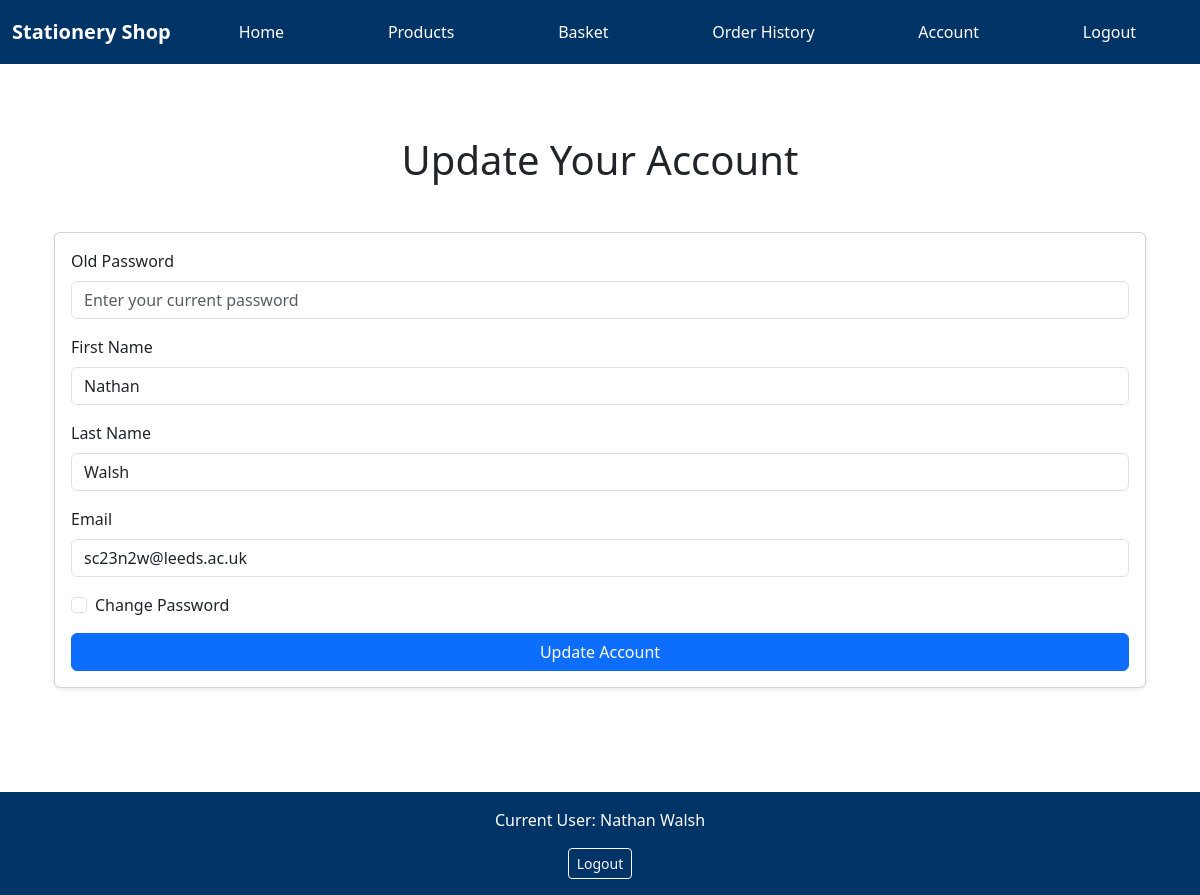
Page /account (signed in) on the committed database.
### app/models.py (models this page shows, shortened)
class User(db.Model):
    id = db.Column(db.Integer, primary_key=True)
    email = db.Column(db.String(100), unique=True, nullable=False)
    password_hash = db.Column(db.String(200), nullable=False)
    first_name = db.Column(db.String(50), nullable=False)
    last_name = db.Column(db.String(50), nullable=False)

### app/views.py (the view, shortened to what this page needs)
@app.route('/account', methods=['GET', 'POST'])
@login_required # a user has to be signed in to use
def account():
    form = AccountUpdateForm()
    if request.method == 'GET':
        form.first_name.data = current_user.first_name
        form.last_name.data = current_user.last_name
        form.email.data = current_user.email
    return render_template('account.html', form=form)

### app/forms.py
class AccountUpdateForm(FlaskForm):
    first_name = StringField('First Name', validators=[DataRequired(), Length(min=2, max=50)])
    last_name = StringField('Last Name', validators=[DataRequired(), Length(min=2, max=50)])
    email = StringField('Email', validators=[DataRequired(), Email()])
    old_password = PasswordField('Old Password', validators=[Optional()])
    new_password = PasswordField('New Password', validators=[
        Optional(), Length(min=8, max=128), EqualTo('confirm_new_password', message='Passwords must match')])
    confirm_new_password = PasswordField('Confirm New Password', validators=[Optional()])
    submit = SubmitField('Update Account')

### app/views.py (called while the page is built)
@login_manager.user_loader
def load_user(user_id):
    return User.query.get(int(user_id))

### app/templates/account.html (shortened to what this page needs)
{% extends "base.html" %}
{% block content %}
<div class="container">
    <h1 class="text-center mb-4">Update Your Account</h1>
    <div class="card shadow-sm my-5">
        <div class="card-body">
            <form method="POST" action="{{ url_for('account') }}">
                <div class="mb-3">
                    {{ form.old_password.label(class="form-label") }}
                    {{ form.old_password(class="form-control", placeholder="Enter your current password") }}
                </div>
                <div class="mb-3">
                    {{ form.first_name.label(class="form-label") }}
                    {{ form.first_name(class="form-control", placeholder="Enter your first name") }}
                </div>
                <div class="mb-3">
                    {{ form.last_name.label(class="form-label") }}
                    {{ form.last_name(class="form-control", placeholder="Enter your last name") }}
                </div>
                <div class="mb-3">
                    {{ form.email.label(class="form-label") }}
                    {{ form.email(class="form-control", placeholder="Enter your email") }}
                </div>
                <div class="form-check mb-3">
                    <input class="form-check-input" type="checkbox" id="changePasswordCheck" onclick="togglePasswordFields()">
                    <label class="form-check-label" for="changePasswordCheck">Change Password</label>
                </div>
                <div class="d-flex justify-content-end">
                    <button type="submit" class="btn btn-primary w-100">{{ form.submit.label }}</button>
                </div>
            </form>
        </div>
    </div>
</div>
{% endblock %}

### app/templates/base.html (shortened to what this page needs)
<!DOCTYPE html>
<html lang="en">
<head>
    <link rel="stylesheet" href="{{ url_for('static', filename='css/style.css') }}">
    <link rel="stylesheet" href="https://cdnjs.cloudflare.com/ajax/libs/bootstrap/5.3.0/css/bootstrap.min.css">
</head>
<body>
    <nav class="navbar navbar-expand-md">
        <div class="container-fluid">
            <a class="nav-title navbar-brand" href="{{ url_for('index') }}">Stationery Shop</a>
            <div class="collapse navbar-collapse" id="navbarNav">
                <ul class="navbar-nav w-100 justify-content-between align-items-center">
                    <li class="nav-item"><a class="nav-link" href="{{ url_for('index') }}">Home</a></li>
                    <li class="nav-item"><a class="nav-link" href="{{ url_for('products') }}">Products</a></li>
                    <li class="nav-item"><a class="nav-link" href="{{ url_for('basket') }}">Basket</a></li>
                    <li class="nav-item"><a class="nav-link" href="{{ url_for('history') }}">Order History</a></li>
                    {% if current_user.is_authenticated %}
                    <li class="nav-item"><a class="nav-link" href="{{ url_for('account') }}">Account</a></li>
                    <li class="nav-item"><a class="nav-link" href="{{ url_for('logout') }}">Logout</a></li>
                    {% else %}
                    <li class="nav-item"><a class="nav-link" href="{{ url_for('login') }}">Login</a></li>
                    <li class="nav-item"><a class="nav-link" href="{{ url_for('register') }}">Register</a></li>
                    {% endif %}
                </ul>
            </div>
        </div>
    </nav>
    <main class="container my-4">
        {% block content %}
        {% endblock %}
    </main>
    <footer>
        <div class="container text-center">
            {% if current_user.is_authenticated %}
            <p>Current User: {{ current_user.first_name + " " + current_user.last_name}}</p>
            <a href="{{ url_for('logout') }}" class="btn btn-outline-light btn-sm">Logout</a>
            {% else %}
            <a href="{{ url_for('login') }}" class="btn btn-outline-light btn-sm">Login</a>
            <a href="{{ url_for('register') }}" class="btn btn-outline-light btn-sm">Register</a>
            {% endif %}
        </div>
    </footer>
</body>
</html>

### app/static/css/style.css (style rules this page uses)
body { font-family: Arial, sans-serif; margin: 0; padding: 0; display: flex; flex-direction: column; min-height: 100vh; }
main { flex: 1; padding: 2rem; }
nav { background-color: #003366; padding: 1rem 0; }
.nav-title { font-weight: bold; font-size: 1.5rem; color: #ffffff !important; text-decoration: none; }
.navbar-nav { width: 100%; display: flex; justify-content: space-between; align-items: center; }
.navbar-nav .nav-item { flex-grow: 1; text-align: center; }
.navbar-nav .nav-link { color: #ffffff; text-decoration: none; padding: 0.75rem 1rem; border-radius: 5px; display: inline-block; transition: background-color 0.3s, color 0.3s; }
footer { background-color: #003366; color: #ffffff; text-align: center; padding: 1rem; }

### rows in the picture
User: first_name "Nathan", last_name "Walsh", email "sc23n2w@leeds.ac.uk", first_name+last_name "Nathan Walsh"
